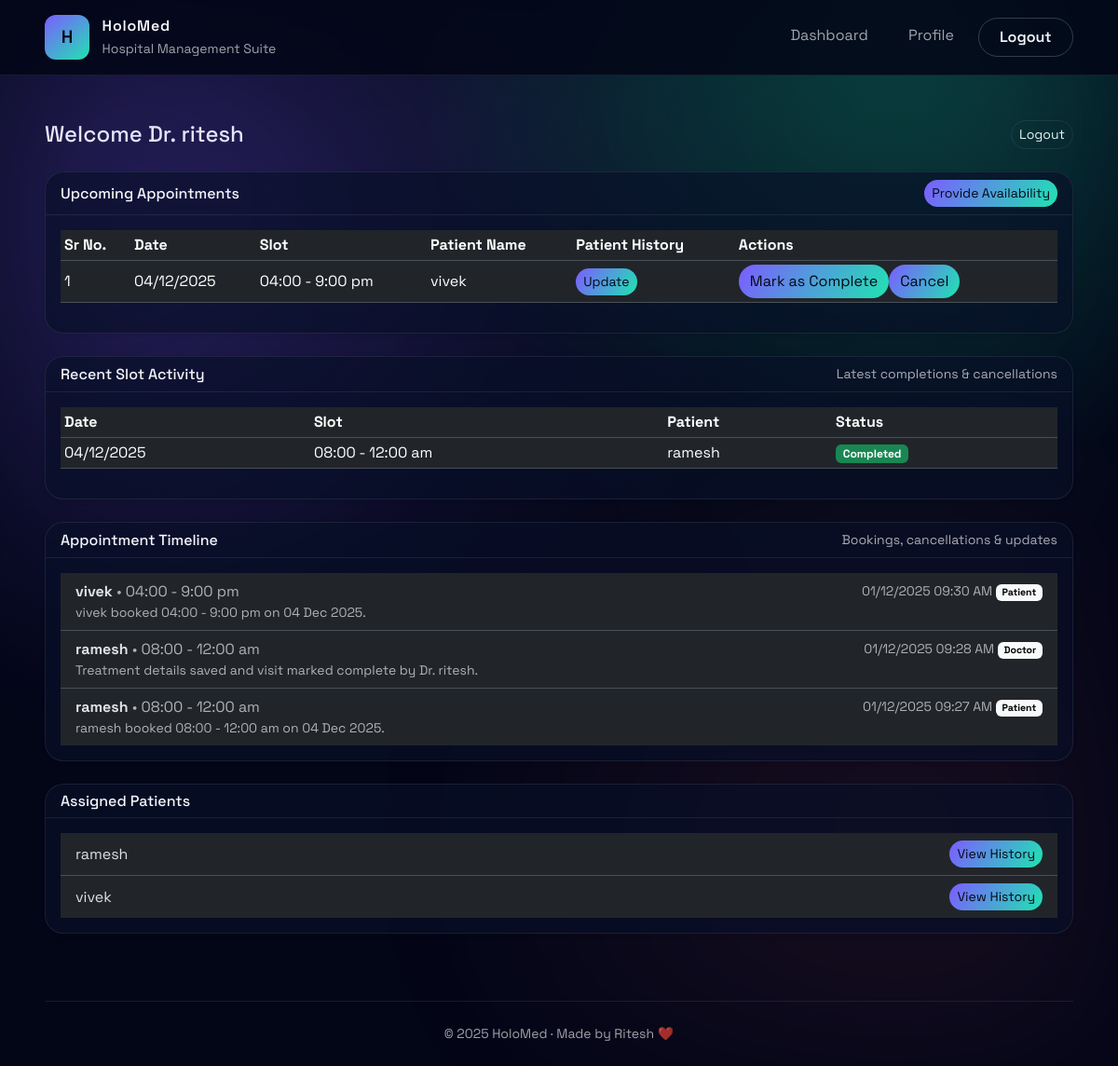
/dashboard (signed in), run on the app's committed database.
### app.py (models this page shows, shortened)
class User(db.Model):
    id = db.Column(db.Integer, primary_key=True)
    role = db.Column(db.String(20), nullable=False)
    full_name = db.Column(db.String(120), nullable=False)
    email = db.Column(db.String(120), unique=True, nullable=False)
    phone = db.Column(db.String(50))
    password_hash = db.Column(db.String(255), nullable=False)
    specialization = db.Column(db.String(120))
    experience_years = db.Column(db.Integer)
    bio = db.Column(db.Text)
    department_id = db.Column(db.Integer, db.ForeignKey("department.id"))
    is_active = db.Column(db.Boolean, default=True)
    is_blacklisted = db.Column(db.Boolean, default=False)
    created_at = db.Column(db.DateTime, default=datetime.utcnow)
    appointments_as_patient = db.relationship(
        "Appointment", foreign_keys="Appointment.patient_id", backref="patient", lazy=True
    )
    appointments_as_doctor = db.relationship(
        "Appointment", foreign_keys="Appointment.doctor_id", backref="doctor", lazy=True
    )

class Appointment(db.Model):
    id = db.Column(db.Integer, primary_key=True)
    patient_id = db.Column(db.Integer, db.ForeignKey("user.id"), nullable=False)
    doctor_id = db.Column(db.Integer, db.ForeignKey("user.id"), nullable=False)
    appointment_date = db.Column(db.Date, nullable=False)
    slot_label = db.Column(db.String(50), nullable=False)
    status = db.Column(db.String(20), default="Booked")
    reason = db.Column(db.Text)
    created_at = db.Column(db.DateTime, default=datetime.utcnow)
    updated_at = db.Column(db.DateTime, default=datetime.utcnow, onupdate=datetime.utcnow)
    cancelled_by = db.Column(db.String(20))

class AppointmentTimeline(db.Model):
    id = db.Column(db.Integer, primary_key=True)
    appointment_id = db.Column(db.Integer, db.ForeignKey("appointment.id"), nullable=False)
    actor_role = db.Column(db.String(20))
    actor_name = db.Column(db.String(120))
    message = db.Column(db.Text, nullable=False)
    created_at = db.Column(db.DateTime, default=datetime.utcnow)
    appointment = db.relationship(
        "Appointment",
        backref=db.backref("timeline_events", lazy="dynamic", cascade="all, delete-orphan"),
        lazy=True,
    )

### app.py (the view, shortened to what this page needs)
@app.route("/dashboard")
@login_required()
def dashboard():
    if g.user.role == "doctor":
        today = date.today()
        upcoming = (
            Appointment.query.filter_by(doctor_id=g.user.id)
            .filter(Appointment.appointment_date >= today)
            .filter(Appointment.status == "Booked")
            .order_by(Appointment.appointment_date)
            .all()
        )
        recent_activity = (
            Appointment.query.filter_by(doctor_id=g.user.id)
            .filter(Appointment.status.in_(["Cancelled", "Completed"]))
            .order_by(Appointment.updated_at.desc(), Appointment.created_at.desc())
            .limit(5)
            .all()
        )
        timeline_events = (
            AppointmentTimeline.query.join(Appointment)
            .filter(Appointment.doctor_id == g.user.id)
            .order_by(AppointmentTimeline.created_at.desc())
            .limit(10)
            .all()
        )
        patients = {appt.patient for appt in g.user.appointments_as_doctor}
        return render_template(
            "doctor/dashboard.html",
            upcoming=upcoming,
            recent_activity=recent_activity,
            patients=patients,
            timeline_events=timeline_events,
        )

### app.py (called while the page is built)
def get_current_user():
    user_id = session.get("user_id")
    if user_id:
        return User.query.get(user_id)
    return None

def login_required(role=None):
    def decorator(fn):
        @wraps(fn)
        def wrapper(*args, **kwargs):
            if not g.user:
                flash("Please log in to continue.", "warning")
                return redirect(url_for("login"))
            if role and g.user.role != role:
                flash("You are not authorized to view this page.", "danger")
                return redirect(url_for("dashboard"))
            return fn(*args, **kwargs)
        return wrapper
    return decorator

@app.before_request
def load_user():
    g.user = get_current_user()

@app.context_processor
def inject_helpers():
    def format_date(value):
        return value.strftime("%d %b %Y")
    return {
        "format_date": format_date,
        "today": date.today,
        "datetime": datetime,
        "timedelta": timedelta,
    }

### templates/doctor/dashboard.html (shortened to what this page needs)
{% extends "base.html" %}
{% block content %}
  <div class="d-flex justify-content-between align-items-center mb-4">
    <h1 class="h4 mb-0">Welcome Dr. {{ g.user.full_name }}</h1>
    <a href="{{ url_for('logout') }}" class="btn btn-outline-danger btn-sm">Logout</a>
  </div>
  <div class="card shadow-sm mb-4">
    <div class="card-header d-flex justify-content-between align-items-center">
      <h2 class="h6 mb-0">Upcoming Appointments</h2>
      <a href="{{ url_for('doctor_availability') }}" class="btn btn-primary btn-sm">Provide Availability</a>
    </div>
    <div class="card-body">
      <div class="table-responsive">
        <table class="table table-sm align-middle">
          <thead>
            <tr>
              <th>Sr No.</th>
              <th>Date</th>
              <th>Slot</th>
              <th>Patient Name</th>
              <th>Patient History</th>
              <th>Actions</th>
            </tr>
          </thead>
          <tbody>
            {% for appt in upcoming %}
              <tr>
                <td>{{ loop.index }}</td>
                <td>{{ appt.appointment_date.strftime('%d/%m/%Y') }}</td>
                <td>{{ appt.slot_label }}</td>
                <td>{{ appt.patient.full_name }}</td>
                <td>
                  <a href="{{ url_for('doctor_patient_history', appointment_id=appt.id) }}" class="btn btn-sm btn-warning">Update</a>
                </td>
                <td>
                  <div class="btn-group btn-group-sm">
                    {% if appt.status == 'Booked' %}
                      <form method="post" action="{{ url_for('mark_complete_appointment') }}" class="d-inline">
                        <button type="submit" class="btn btn-success">Mark as Complete</button>
                      </form>
                      <form method="post" action="{{ url_for('cancel_appointment') }}" class="d-inline">
                        <button type="submit" class="btn btn-danger">Cancel</button>
                      </form>
                    {% else %}
                      <span class="badge text-bg-secondary">{{ appt.status }}</span>
                    {% endif %}
                  </div>
                </td>
              </tr>
            {% else %}
              <tr>
                <td colspan="6" class="text-center text-muted">No upcoming appointments.</td>
              </tr>
            {% endfor %}
          </tbody>
        </table>
      </div>
    </div>
  </div>
  <div class="card shadow-sm mb-4">
    <div class="card-header d-flex justify-content-between align-items-center">
      <h2 class="h6 mb-0">Recent Slot Activity</h2>
      <small class="text-muted">Latest completions & cancellations</small>
    </div>
    <div class="card-body">
      <div class="table-responsive">
        <table class="table table-sm align-middle">
          <thead>
            <tr>
              <th>Date</th>
              <th>Slot</th>
              <th>Patient</th>
              <th>Status</th>
            </tr>
          </thead>
          <tbody>
            {% for appt in recent_activity %}
              <tr>
                <td>{{ appt.appointment_date.strftime('%d/%m/%Y') }}</td>
                <td>{{ appt.slot_label }}</td>
                <td>{{ appt.patient.full_name }}</td>
                <td>
                  {% if appt.status == 'Cancelled' %}
                    <span class="badge text-bg-danger">Cancelled by {{ (appt.cancelled_by or 'patient')|title }}</span>
                  {% else %}
                    <span class="badge text-bg-success">Completed</span>
                  {% endif %}
                </td>
              </tr>
            {% else %}
              <tr>
                <td colspan="4" class="text-center text-muted">No recent updates.</td>
              </tr>
            {% endfor %}
          </tbody>
        </table>
      </div>
    </div>
  </div>
  <div class="card shadow-sm mb-4">
    <div class="card-header d-flex justify-content-between align-items-center">
      <h2 class="h6 mb-0">Appointment Timeline</h2>
      <small class="text-muted">Bookings, cancellations & updates</small>
    </div>
    <div class="card-body">
      <ul class="list-group list-group-flush">
        {% for event in timeline_events %}
          <li class="list-group-item">
            <div class="d-flex justify-content-between">
              <div>
                <strong>{{ event.appointment.patient.full_name if event.appointment and event.appointment.patient else 'Patient' }}</strong>
                <span class="text-muted">• {{ event.appointment.slot_label if event.appointment else '' }}</span>
                <div class="small text-muted">{{ event.message }}</div>
              </div>
              <div class="text-end small text-muted">
                {{ event.created_at.strftime('%d/%m/%Y %I:%M %p') }}
                {% if event.actor_role %}
                  <div class="badge text-bg-light text-capitalize mt-1">{{ event.actor_role }}</div>
                {% endif %}
              </div>
            </div>
          </li>
        {% else %}
          <li class="list-group-item text-center text-muted">No activity recorded yet.</li>
        {% endfor %}
      </ul>
    </div>
  </div>
  <div class="card shadow-sm mb-4">
    <div class="card-header">
      <h2 class="h6 mb-0">Assigned Patients</h2>
    </div>
    <div class="card-body">
      <ul class="list-group list-group-flush">
        {% for patient in patients %}
          <li class="list-group-item d-flex justify-content-between align-items-center">
            <span>{{ patient.full_name }}</span>
            <a href="{{ url_for('view_patient_history_full', patient_id=patient.id) }}" class="btn btn-sm btn-primary">View History</a>
          </li>
        {% else %}
          <li class="list-group-item text-center text-muted">No assigned patients.</li>
        {% endfor %}
      </ul>
    </div>
  </div>
{% endblock %}

### static/css/styles.css (style rules this page uses)
:root { --hms-bg: #030617; --hms-panel: rgba(9, 16, 40, 0.65); --hms-outline: rgba(255, 255, 255, 0.08); --hms-primary: #7c5dff; --hms-secondary: #20e3b2; --hms-text: #f4f6fb; --hms-muted: rgba(244, 246, 251, 0.65); }
body { font-family: "Space Grotesk", system-ui, -apple-system, BlinkMacSystemFont, "Segoe UI", sans-serif; color: var(--hms-text); background: radial-gradient(circle at 20% 20%, rgba(124, 93, 255, 0.15), transparent 45%), radial-gradient(circle at 80% 0%, rgba(32, 227, 178, 0.18), transparent 35%), var(--hms-bg); min-height: 100vh; margin: 0; }
* { font-family: inherit; }
h1, h2, h3, h4, h5, h6, p, span, div, a, button, label, input, select, textarea { font-family: "Space Grotesk", system-ui, -apple-system, BlinkMacSystemFont, "Segoe UI", sans-serif; }
.app-body { position: relative; overflow-x: hidden; }
.card, .stat-card, .department-tile { background: var(--hms-panel); border: 1px solid var(--hms-outline); border-radius: 1.25rem; box-shadow: 0 20px 60px rgba(0, 0, 0, 0.35); color: var(--hms-text); font-family: "Space Grotesk", system-ui, -apple-system, BlinkMacSystemFont, "Segoe UI", sans-serif; }
.card-body { color: var(--hms-text); font-family: "Space Grotesk", system-ui, -apple-system, BlinkMacSystemFont, "Segoe UI", sans-serif; }
.card-body p, .card-body .text-muted, .card-body .text-muted-50 { color: var(--hms-muted); font-family: "Space Grotesk", system-ui, -apple-system, BlinkMacSystemFont, "Segoe UI", sans-serif; }
.card-header { border-bottom: 1px solid var(--hms-outline); background: transparent; color: var(--hms-text); }
.card-header h2, .card-header h6, .card-header .h6 { color: var(--hms-text); font-family: "Space Grotesk", system-ui, -apple-system, BlinkMacSystemFont, "Segoe UI", sans-serif; }
.btn, .btn-primary { border-radius: 999px; border: none; background: linear-gradient(120deg, var(--hms-primary), var(--hms-secondary)); color: #050915; }
.btn-outline-primary, .btn-outline-danger, .btn-outline-secondary { border-radius: 999px; border: 1px solid var(--hms-outline); color: var(--hms-text); background: transparent; }
.table { color: var(--hms-text); }
.table thead { color: var(--hms-muted); }

### data on the page
User: user.full_name "ritesh"
Appointment: appointment_date "04/12/2025", slot_label "04:00 - 9:00 pm", patient.full_name "vivek"
Appointment: appointment_date "04/12/2025", slot_label "08:00 - 12:00 am", patient.full_name "ramesh", status "Completed"
AppointmentTimeline: appointment.patient "vivek", appointment "04:00 - 9:00 pm", message "vivek booked 04:00 - 9:00 pm on 04 Dec 2025.", created_at "01/12/2025 09:30 AM", actor_role "Patient"
AppointmentTimeline: appointment.patient "ramesh", appointment "08:00 - 12:00 am", message "Treatment details saved and visit marked complete by Dr. ritesh.", created_at "01/12/2025 09:28 AM", actor_role "Doctor"
AppointmentTimeline: appointment.patient "ramesh", appointment "08:00 - 12:00 am", message "ramesh booked 08:00 - 12:00 am on 04 Dec 2025.", created_at "01/12/2025 09:27 AM", actor_role "Patient"
User: full_name "ramesh"
User: full_name "vivek"
